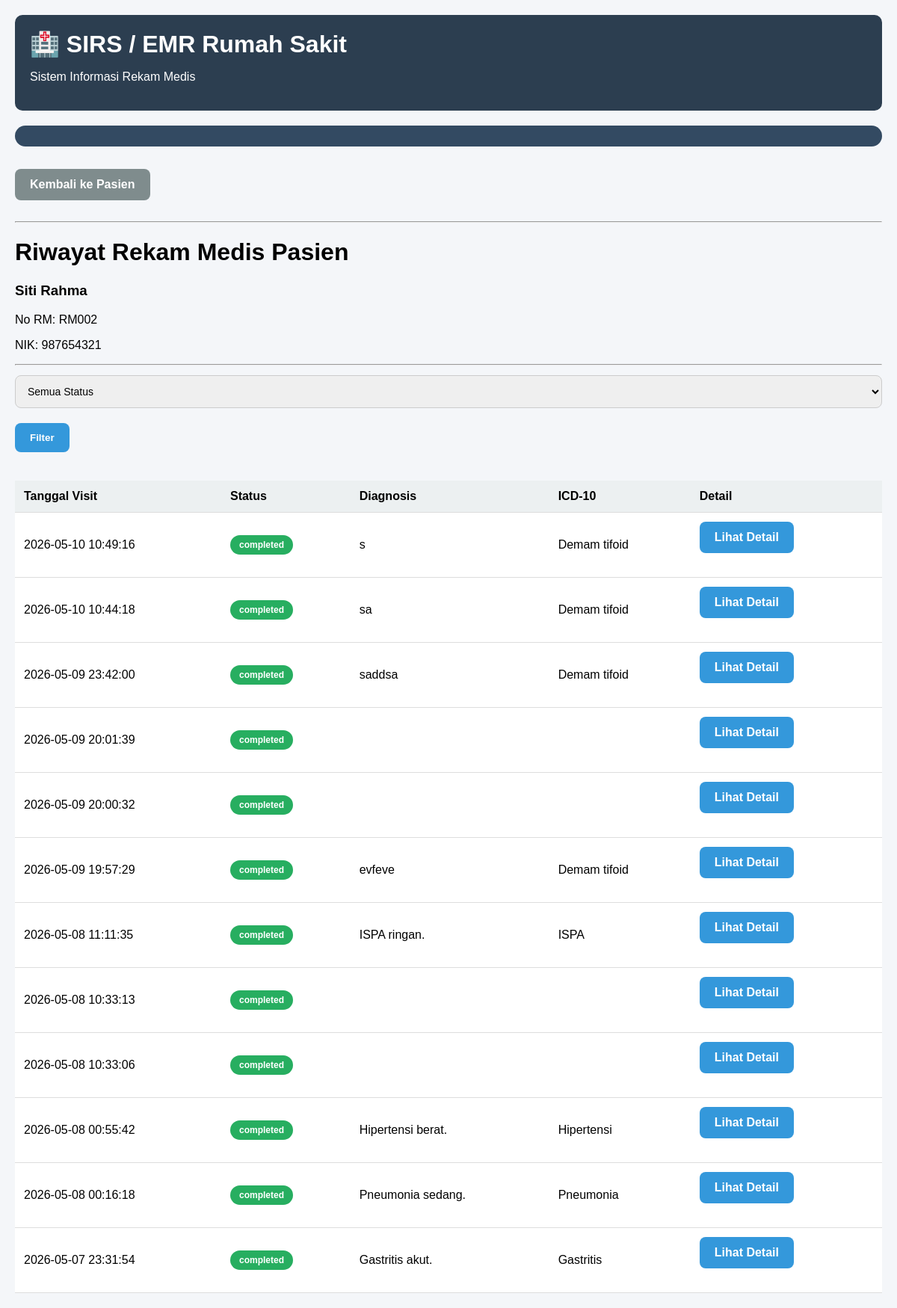
/modules/admin/patient_history.php?id=2, run on the app's committed database.
### tables this page shows
CREATE TABLE `patients` (
  `id` int(11) NOT NULL,
  `medical_record_number` varchar(50) NOT NULL,
  `nik` varchar(30) DEFAULT NULL,
  `full_name` varchar(100) NOT NULL,
  `gender` enum('male','female') NOT NULL,
  `birth_date` date DEFAULT NULL,
  `phone` varchar(20) DEFAULT NULL,
  `address` text DEFAULT NULL,
  `created_at` timestamp NOT NULL DEFAULT current_timestamp()
);

CREATE TABLE `doctor_assessments` (
  `id` int(11) NOT NULL,
  `visit_id` int(11) NOT NULL,
  `doctor_id` int(11) NOT NULL,
  `anamnesis` text DEFAULT NULL,
  `physical_exam` text DEFAULT NULL,
  `diagnosis` text DEFAULT NULL,
  `icd_id` int(11) DEFAULT NULL,
  `doctor_plan` text DEFAULT NULL,
  `treatment_status` enum('outpatient','lab_request','inpatient','observation','referred') DEFAULT 'outpatient',
  `created_at` timestamp NOT NULL DEFAULT current_timestamp(),
  `procedure_icd9_id` int(11) DEFAULT NULL
);

CREATE TABLE `visits` (
  `id` int(11) NOT NULL,
  `patient_id` int(11) NOT NULL,
  `visit_date` datetime DEFAULT current_timestamp(),
  `visit_type` enum('outpatient','inpatient','emergency') DEFAULT 'outpatient',
  `visit_status` enum('waiting_nurse','waiting_doctor','waiting_lab','lab_result_ready','inpatient','observation','waiting_pharmacy','completed','referred') DEFAULT 'waiting_nurse',
  `complaint` text DEFAULT NULL,
  `assigned_poli` varchar(100) DEFAULT NULL,
  `assigned_doctor_id` int(11) DEFAULT NULL,
  `created_at` timestamp NOT NULL DEFAULT current_timestamp(),
  `updated_at` timestamp NOT NULL DEFAULT current_timestamp() ON UPDATE current_timestamp(),
  `queue_number` varchar(20) DEFAULT NULL,
  `is_lab_return` tinyint(1) DEFAULT 0
);

CREATE TABLE `icd_codes` (
  `id` int(11) NOT NULL,
  `icd_code` varchar(20) NOT NULL,
  `icd_name` varchar(255) NOT NULL,
  `category` varchar(100) DEFAULT NULL,
  `created_at` timestamp NOT NULL DEFAULT current_timestamp()
);

### modules/admin/patient_history.php (the view, shortened to what this page needs)
<?php
include '../../config/database.php';
$patient_id = intval($_GET['id']);
$status_filter = '';
$stmt_patient = mysqli_prepare(
    $conn,
    "SELECT * FROM patients
    WHERE id = ?"
);
mysqli_stmt_bind_param(
    $stmt_patient,
    "i",
    $patient_id
);
mysqli_stmt_execute($stmt_patient);
$patient_query =
    mysqli_stmt_get_result(
        $stmt_patient
    );
$patient = mysqli_fetch_assoc($patient_query);
$visit_query = mysqli_query(
    $conn,
    "SELECT visits.*,
doctor_assessments.diagnosis,
icd_codes.icd_name
FROM visits
LEFT JOIN doctor_assessments
ON visits.id = doctor_assessments.visit_id
LEFT JOIN icd_codes
ON doctor_assessments.icd_id = icd_codes.id
WHERE visits.patient_id = '$patient_id'
" . (!empty($status_filter)
        ? " AND visits.visit_status = '$status_filter'"
        : "") . "
ORDER BY visits.visit_date DESC"
);
include '../../templates/header.php';
include '../../templates/navbar.php';
?>
<a href="patients.php" class="action-btn gray-btn">
    Kembali ke Pasien
</a>
<hr>
<h1>Riwayat Rekam Medis Pasien</h1>
<h3><?= $patient['full_name']; ?></h3>
<p>
    No RM:
    <?= $patient['medical_record_number']; ?>
</p>
<p>
    NIK:
    <?= $patient['nik']; ?>
</p>
<hr>
<form method="GET">
    <select name="status">
        <option value="">
            Semua Status
        </option>
    </select>
    <button type="submit">
        Filter
    </button>
</form>
<br>
<div class="table-container">
    <table>
        <tr>
            <th>Tanggal Visit</th>
            <th>Status</th>
            <th>Diagnosis</th>
            <th>ICD-10</th>
            <th>Detail</th>
        </tr>
        <?php while ($visit = mysqli_fetch_assoc($visit_query)) { ?>
            <tr>
                <td>
                    <?= $visit['visit_date']; ?>
                </td>
                <td>
                    <?php
                    $status = $visit['visit_status'];
                    $badge = 'badge-gray';
                    if ($status == 'waiting_nurse') {
                        $badge = 'badge-orange';
                    } elseif ($status == 'waiting_doctor') {
                        $badge = 'badge-purple';
                    } elseif ($status == 'waiting_lab') {
                        $badge = 'badge-red';
                    } elseif ($status == 'waiting_pharmacy') {
                        $badge = 'badge-blue';
                    } elseif ($status == 'completed') {
                        $badge = 'badge-green';
                    }
                    ?>
                    <span class="badge <?= $badge; ?>">
                        <?= $status; ?>
                    </span>
                </td>
                <td>
                    <?= $visit['diagnosis']; ?>
                </td>
                <td>
                    <?= $visit['icd_name']; ?>
                </td>
                <td>
                    <a href="visit_detail.php?id=<?= $visit['id']; ?>" class="action-btn">
                        Lihat Detail
                    </a>
                </td>
            </tr>
        <?php } ?>
    </table>
</div>
<?php
include '../../templates/footer.php';
?>

### assets/css/style.css (style rules this page uses)
body { font-family: Arial, sans-serif; background: #f4f6f9; margin: 0; padding: 20px; }
.action-btn { display: inline-block; background: #3498db; color: white; padding: 12px 20px; border-radius: 8px; text-decoration: none; margin-right: 10px; font-weight: bold; margin-bottom: 20px; }
table { width: 100%; border-collapse: collapse; background: white; }
th, td { padding: 12px; border-bottom: 1px solid #ddd; text-align: left; }
th { background: #ecf0f1; }
.table-container { overflow-x: auto; margin-top: 20px; }
.badge { padding: 5px 10px; color: white; border-radius: 5px; font-size: 12px; }
input, select, textarea { width: 100%; padding: 10px; margin-top: 5px; margin-bottom: 15px; border: 1px solid #ccc; border-radius: 5px; box-sizing: border-box; }
button { background: #3498db; color: white; border: none; padding: 10px 20px; border-radius: 5px; cursor: pointer; }
input, textarea, select { width: 100%; padding: 12px; margin-top: 5px; margin-bottom: 20px; border: 1px solid #ccc; border-radius: 8px; box-sizing: border-box; font-size: 14px; }
button { background: #3498db; color: white; border: none; padding: 12px 20px; border-radius: 8px; cursor: pointer; font-weight: bold; }
.badge { display: inline-block; padding: 6px 12px; border-radius: 20px; color: white; font-size: 12px; font-weight: bold; }
.badge-green { background: #27ae60; }
.gray-btn { background: #7f8c8d; }

### data on the page
patients: full_name "Siti Rahma", medical_record_number "RM002", nik "987654321"
doctor_assessments: visit.visit_date "2026-05-10 10:49:16", visit.visit_status "completed", diagnosis "s", icd.icd_name "Demam tifoid"
doctor_assessments: visit.visit_date "2026-05-10 10:44:18", visit.visit_status "completed", diagnosis "sa", icd.icd_name "Demam tifoid"
doctor_assessments: visit.visit_date "2026-05-09 23:42:00", visit.visit_status "completed", diagnosis "saddsa", icd.icd_name "Demam tifoid"
visits: visit_date "2026-05-09 20:01:39", visit_status "completed"
visits: visit_date "2026-05-09 20:00:32", visit_status "completed"
doctor_assessments: visit.visit_date "2026-05-09 19:57:29", visit.visit_status "completed", diagnosis "evfeve", icd.icd_name "Demam tifoid"
doctor_assessments: visit.visit_date "2026-05-08 11:11:35", visit.visit_status "completed", diagnosis "ISPA ringan.", icd.icd_name "ISPA"
visits: visit_date "2026-05-08 10:33:13", visit_status "completed"
visits: visit_date "2026-05-08 10:33:06", visit_status "completed"
doctor_assessments: visit.visit_date "2026-05-08 00:55:42", visit.visit_status "completed", diagnosis "Hipertensi berat.", icd.icd_name "Hipertensi"
doctor_assessments: visit.visit_date "2026-05-08 00:16:18", visit.visit_status "completed", diagnosis "Pneumonia sedang.", icd.icd_name "Pneumonia"
doctor_assessments: visit.visit_date "2026-05-07 23:31:54", visit.visit_status "completed", diagnosis "Gastritis akut.", icd.icd_name "Gastritis"
